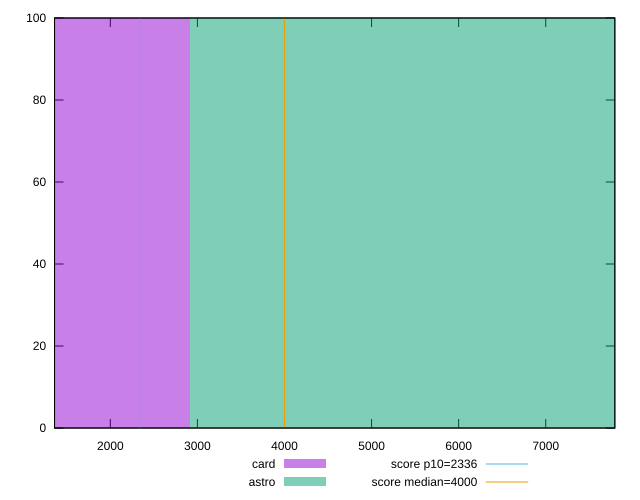

Reproduce this figure in gnuplot.
reset

$card <<EOF
0 100
EOF

$astro <<EOF
5823.589171529404 100
EOF

set key outside below
set boxwidth 5823.589171529404
set xrange [1359.357:7793.315999999999]
set yrange [0:100]
set trange [0:100]
set style fill transparent solid 0.5 noborder

set parametric
set terminal svg size 640, 500 enhanced background rgb 'white'
set output "reports/report_00032_2021-02-25T10-28-15.087Z/first-meaningful-paint/comparison/histogram/2_vs_3.svg"

plot $card title "card" with boxes, \
     $astro title "astro" with boxes, \
     2336,t title "score p10=2336", \
     4000,t title "score median=4000"

reset
